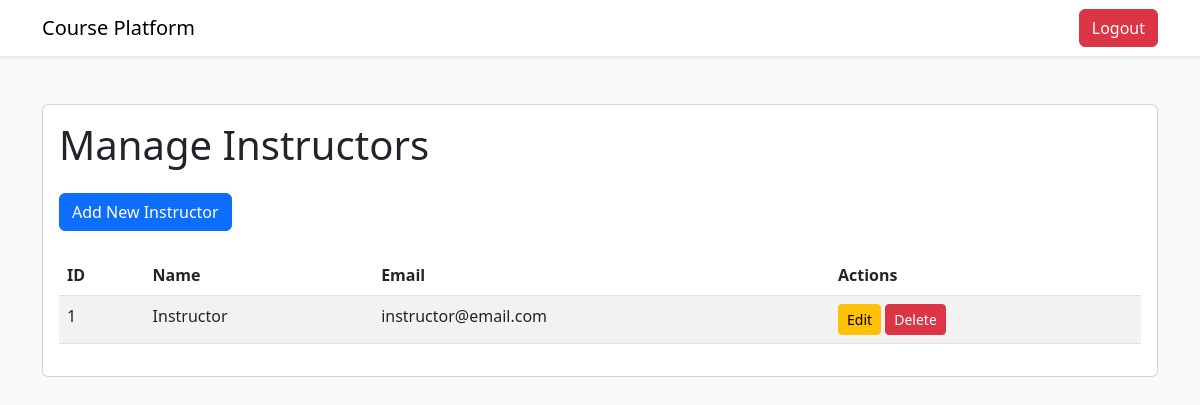
/admin/manage-instructors (signed in), run on an earlier commit of the app's database.
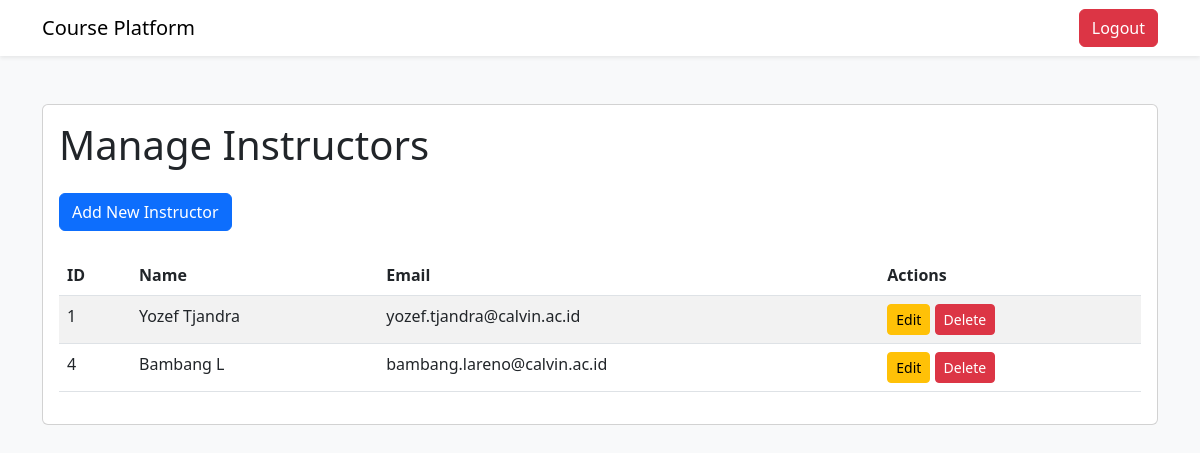
And on a later commit of the database.
### tables this page shows
CREATE TABLE instruktur (
                id_instruktur INTEGER PRIMARY KEY AUTOINCREMENT,
                nama_instruktur TEXT NOT NULL,
                email TEXT NOT NULL,
                password TEXT NOT NULL
            );

### features/auth.py (the view)
    def manage_instructors(self):
        if not session.get('email') and session.get('role') != 'admin':
            return redirect('/login_admin')
        instructors = query_db('SELECT * FROM instruktur')
        return render_template('manage_instructor_page.html', instructors=instructors)

### database.py (called while the page is built)
def get_db():
    db = getattr(g, '_database', None)
    if db is None:
        db = g._database = sqlite3.connect(DATABASE)
        db.row_factory = sqlite3.Row
    return db

def query_db(query, args=(), one=False):
    cur = get_db().execute(query, args)
    rv = cur.fetchall()
    cur.close()
    get_db().commit()
    return (rv[0] if rv else None) if one else rv

### templates/manage_instructor_page.html (shortened to what this page needs)
<!DOCTYPE html>
<html lang="en">
<head>
    <link href="https://cdn.jsdelivr.net/npm/bootstrap@5.3.0/dist/css/bootstrap.min.css" rel="stylesheet">
</head>
<body class="bg-light">
    <nav class="navbar navbar-expand-lg navbar-light bg-white shadow-sm">
        <div class="container">
            <a class="navbar-brand" href="/admin">Course Platform</a>
            <div class="d-flex">
                <a href="/logout" class="btn btn-danger">Logout</a>
            </div>
        </div>
    </nav>
    <div class="container py-5">
        <div class="card">
            <div class="card-body">
                <h1 class="card-title mb-4">Manage Instructors</h1>
                <div class="mb-4">
                    <a href="/admin/add-instructor" class="btn btn-primary">Add New Instructor</a>
                </div>
                <table class="table table-striped">
                    <thead>
                        <tr>
                            <th>ID</th>
                            <th>Name</th>
                            <th>Email</th>
                            <th>Actions</th>
                        </tr>
                    </thead>
                    <tbody>
                        {% for instructor in instructors %}
                        <tr>
                            <td>{{ instructor.id_instruktur }}</td>
                            <td>{{ instructor.nama_instruktur }}</td>
                            <td>{{ instructor.email }}</td>
                            <td>
                                <a href="/admin/edit-instructor/{{ instructor.id_instruktur }}"
                                    class="btn btn-sm btn-warning">Edit</a>
                                <a href="/admin/delete-instructor/{{ instructor.id_instruktur }}"
                                    class="btn btn-sm btn-danger">Delete</a>
                            </td>
                        </tr>
                        {% endfor %}
                    </tbody>
                </table>
            </div>
        </div>
    </div>
</body>
</html>

What changed in the data, as far as the page shows it:
changed instruktur id 1: nama_instruktur "Instructor" → "Yozef Tjandra"; email "instructor@email.com" → "yozef.tjandra@calvin.ac.id"
added instruktur: id_instruktur "4", nama_instruktur "Bambang L", email "bambang.lareno@calvin.ac.id"
